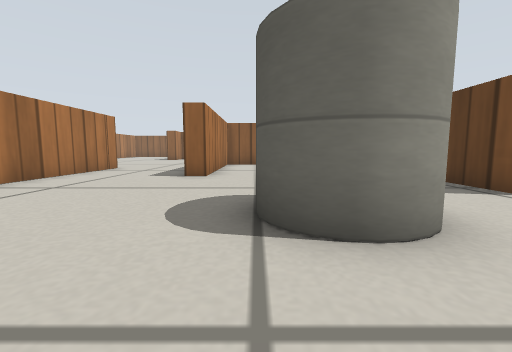
View 1 (above)

22 first-person views from a walk through a Gazebo world. The camera is 0.19 m above the floor, tilts 6° down and sees 90° across. The floor is counted in squares, 0.25 m on a side. Each view is taken from the middle of a square. On the plan, view 1 faces up. The plan holds only what a view shows up to about 9 squares ahead; the rest is blank. Gazebo's built-in surfaces are drawn with simple patterns.

View 2
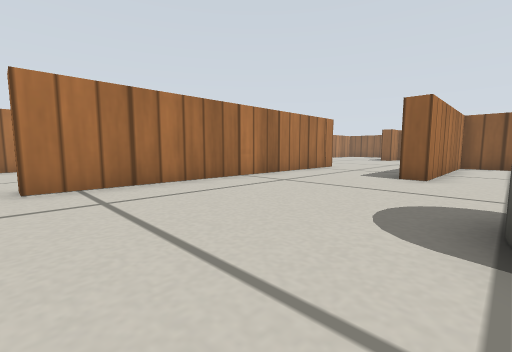

View 3
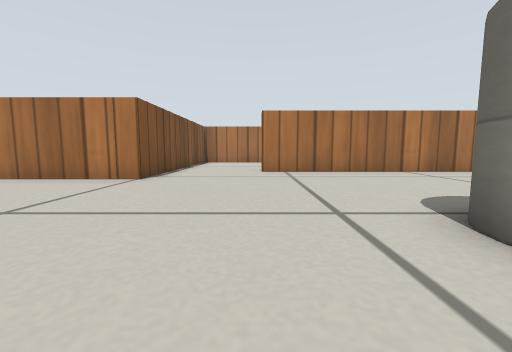

View 4
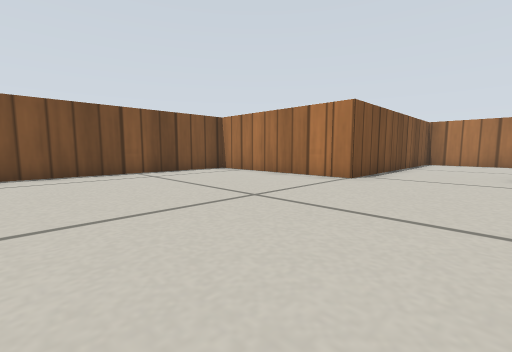

View 5
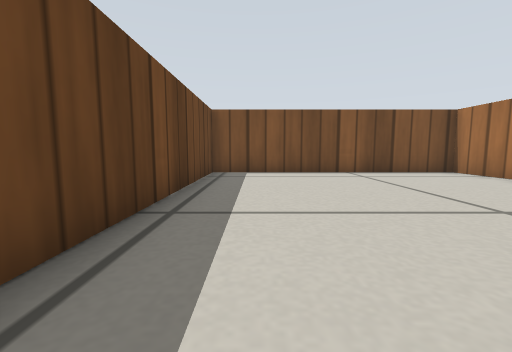

View 6
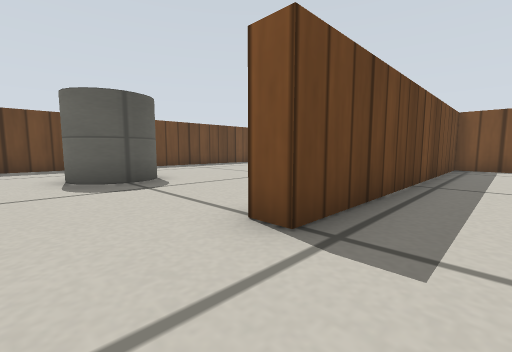

View 7
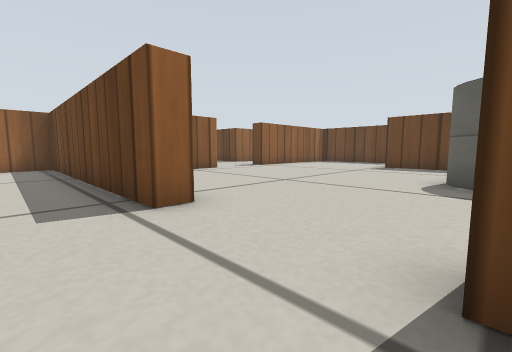

View 8
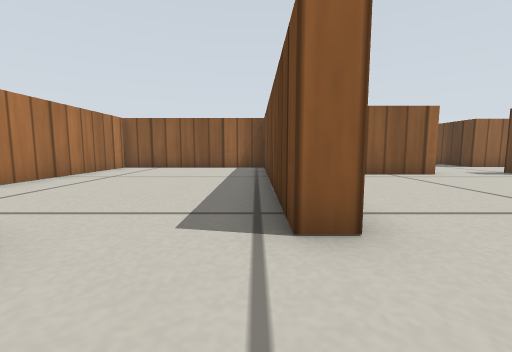

View 9
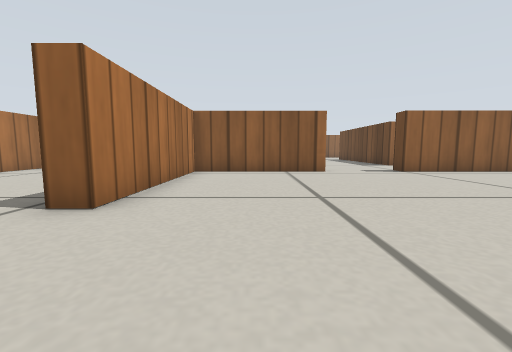

View 10
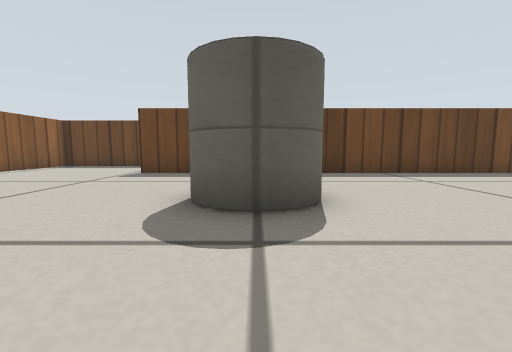

View 11
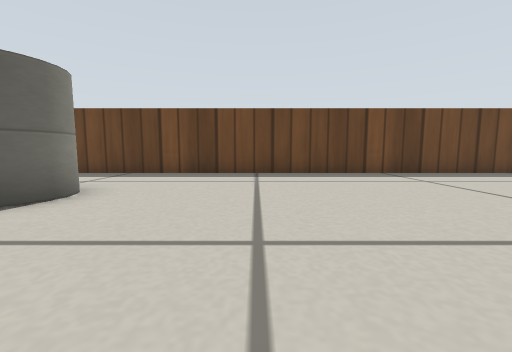

View 12
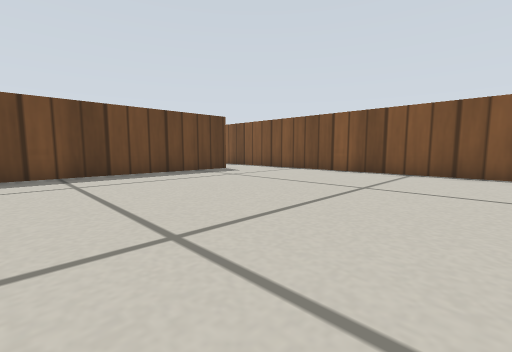

View 13
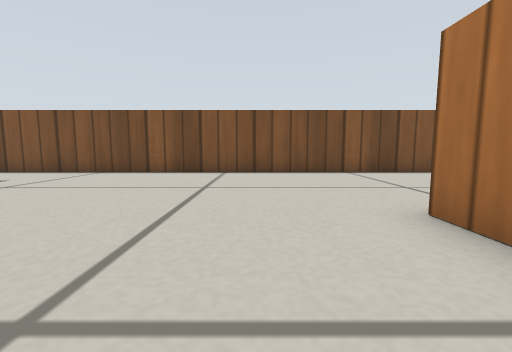

View 14
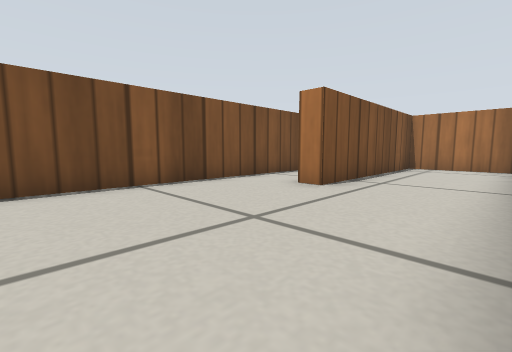

View 15
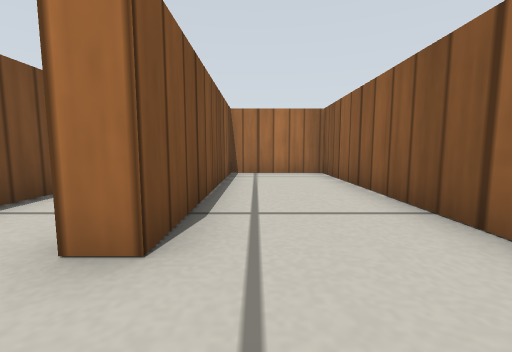

View 16
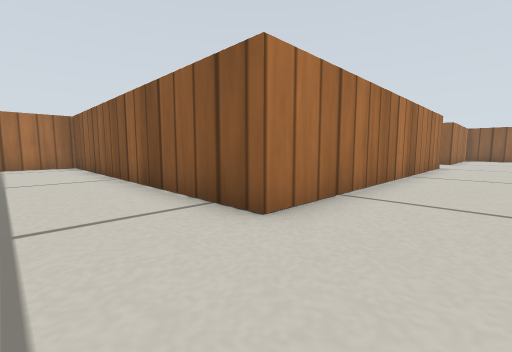

View 17
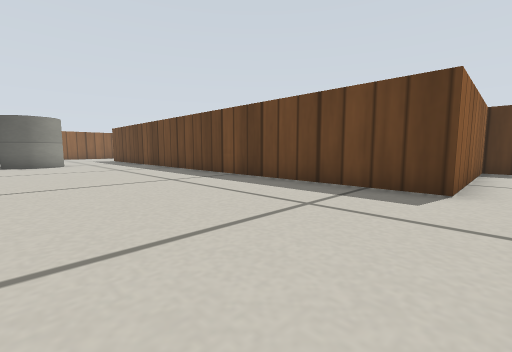

View 18
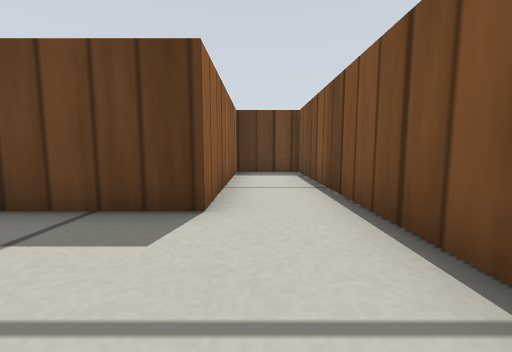

View 19
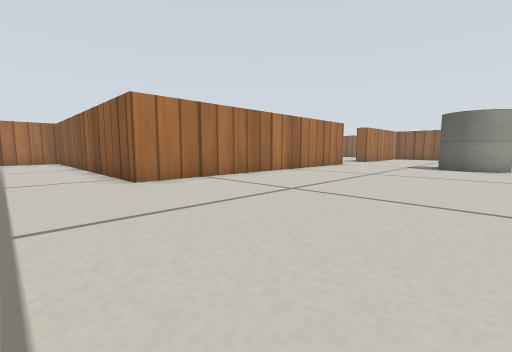

View 20
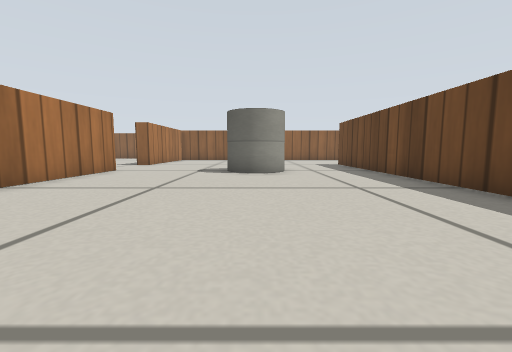

View 21
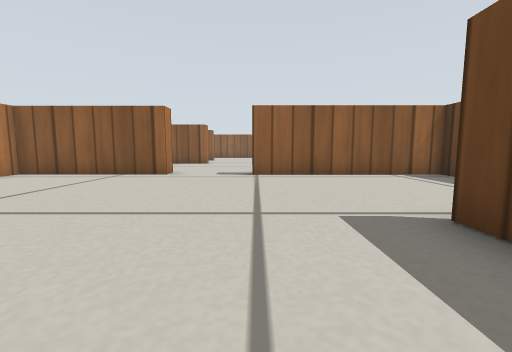

View 22
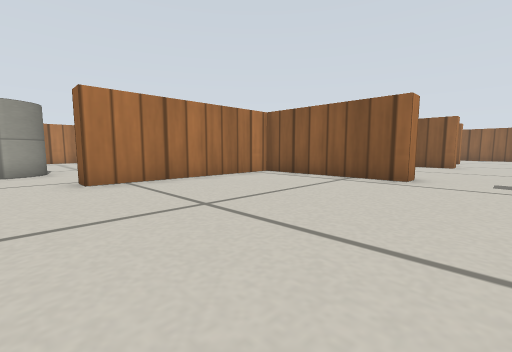

### Floor plan
Ten units are one square. View 1 is at (0, 0); x grows to the right and y downward. Boxes are objects, and circles mark ways between rooms. Rooms are numbered by the first view taken in them; rooms with no view inside come last. Other rooms are left out.
<svg viewBox="-76 -130 276 279">
<path fill="none" stroke="#000" d="M44 -42 44 -125 30 -125M-55 -54 -55 -2 -61 -2M-71 29 -34 29 -34 83 44 83 44 -11M-14 -115 -14 -71 -20 -71M0 -125 -5 -125M44 -11 50 -11 50 89 -51 89 -51 118 13 118 13 125M93 -96 50 -96 50 -42 44 -42M14 144 195 144 195 124 141 124 141 -48M154 -96 119 -96"/>
<rect x="-5" y="-45" width="30" height="30" fill="#bbb"><title>grey cylinder</title></rect>
<rect x="85" y="-25" width="30" height="30" fill="#bbb"><title>grey cylinder</title></rect>
<circle cx="45" cy="-30" r="3" fill="#2a7"/>
<text x="0" y="-10">1</text>
<text x="90" y="30">2</text>
</svg>
Room 1 opens to room 2.

Where each view was taken, in squares from view 1:
view 1: 0 up, 0 right, facing up
view 2: 0 up, 0 right, facing up-left
view 3: 0 up, 3 right, facing left
view 4: 0 up, 3 right, facing down-left
view 5: 0 up, 3 right, facing down
view 6: 3 up, 3 right, facing down-right
view 7: 1 up, 3 right, facing up-right
view 8: 2 up, 4 right, facing up
view 9: 1 up, 7 right, facing up
view 10: 1 up, 6 right, facing right
view 11: 3 down, 6 right, facing right
view 12: 6 down, 6 right, facing down-right
view 13: 6 down, 7 right, facing down
view 14: 9 down, 6 right, facing down-left
view 15: 11 down, 3 right, facing left
view 16: 11 down, 7 right, facing up-left
view 17: 13 down, 9 right, facing up-right
view 18: 13 down, 11 right, facing right
view 19: 11 down, 11 right, facing up-left
view 20: 8 down, 10 right, facing up
view 21: 2 up, 12 right, facing up
view 22: 3 up, 11 right, facing up-left
